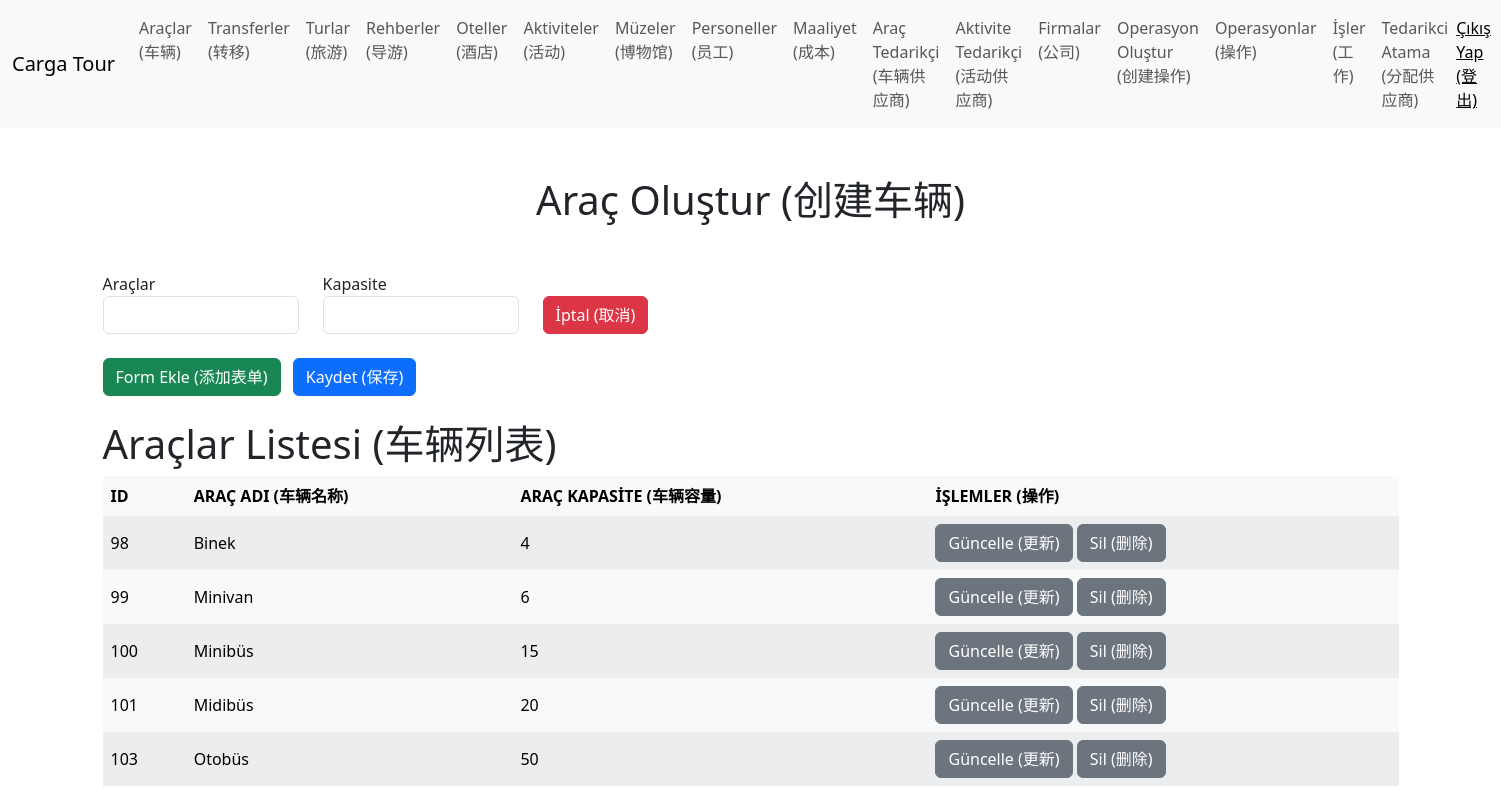
/vehicle/ (signed in), run on the app's committed database.
### TourManager/models.py (models this page shows, shortened)
class Vehicle(models.Model):
    company=models.ForeignKey(Sirket, verbose_name="Sirket", on_delete=models.CASCADE)
    vehicle = models.CharField(verbose_name="Araçlar", max_length=155)
    capacity = models.PositiveIntegerField(verbose_name="Kapasite")

### TourManager/views.py (the view)
# urls.py: path('vehicle/', vehicle, name='vehicle'),
def vehicle(request):
    requestPersonel = Personel.objects.get(user = request.user)
    sirket = requestPersonel.company
    context={
        'title': 'Araç (车辆)',
        'createtitle': 'Araç Oluştur (创建车辆)',
        'listTitle': 'Araçlar Listesi (车辆列表)',
        'createUrl' : 'create_vehicle',
        'deleteUrl' : 'delete_vehicle',
        'form' : VehicleForm(),
        'vehicles' : Vehicle.objects.filter(company = sirket)
    }
    return render(request, 'tour/vehicle.html', context)

### TourManager/forms.py
class VehicleForm(forms.ModelForm):
    class Meta:
        model = Vehicle
        fields = ['vehicle', 'capacity']
        widgets = {
            'vehicle': forms.TextInput(attrs={'class': 'form-control'}),
            'capacity': forms.NumberInput(attrs={'class': 'form-control'}),
        }

### TourManager/templates/tour/vehicle.html
{% extends "tour/base.html" %}
{% block content %}
<h1 class="text-center my-5">{{ createtitle }}</h1>
<div id="forms">
    {% include 'tour/partials/vehicle-form.html' %}
</div>
<button class="btn btn-success my-4 me-2" hx-get="{% url createUrl %}" hx-target="#forms" hx-swap="beforeend">Form Ekle (添加表单)</button>
<button type="button" class="btn btn-primary my-4" id="submit-all">Kaydet (保存)</button>
<h1> {{ listTitle }}</h1>
<div style="overflow-x: auto;">
<table class="table table-striped table-hover table-borderless table-light align-middle">
    <thead>
        <tr>
            <th>ID</th>
            <th>ARAÇ ADI (车辆名称)</th>
            <th>ARAÇ KAPASİTE (车辆容量)</th>
            <th>İŞLEMLER (操作)</th>
        </tr>
    </thead>
    <tbody id="vehicle-list">
        {% for vehicle in vehicles %}
            {% include "tour/partials/vehicle-list.html" %}
        {% endfor %}
    </tbody>
</table>
</div>
{% endblock content %}

### TourManager/templates/tour/partials/vehicle-list.html
<tr id="vehicle-{{ vehicle.id }}"  hx-swap="outerHTML swap:.5s" target="this">
    <td>{{ vehicle.id }}</td>
    <td>{{ vehicle.vehicle }}</td>
    <td>{{ vehicle.capacity }}</td>
    <td>
        <button class="btn btn-secondary" hx-get="{% url 'edit_vehicle' vehicle.id %}" hx-target="#vehicle-{{ vehicle.id }}" hx-swap="outerHTML swap:.5s">
            Güncelle (更新)
        </button>
        <button class="btn btn-secondary" hx-delete="{% url 'delete_vehicle' vehicle.id %}" hx-confirm="Silmek istediğine emin misin? (你确定要删除吗？)" hx-target="#vehicle-{{ vehicle.id }}">Sil (删除)</button>
    </td>
</tr>

### data on the page
Vehicle: id "98", vehicle "Binek", capacity "4"
Vehicle: id "99", vehicle "Minivan", capacity "6"
Vehicle: id "100", vehicle "Minibüs", capacity "15"
Vehicle: id "101", vehicle "Midibüs", capacity "20"
Vehicle: id "103", vehicle "Otobüs", capacity "50"

### other printed values
{{ createtitle }} "Araç Oluştur (创建车辆)"
{{ listTitle }} "Araçlar Listesi (车辆列表)"
